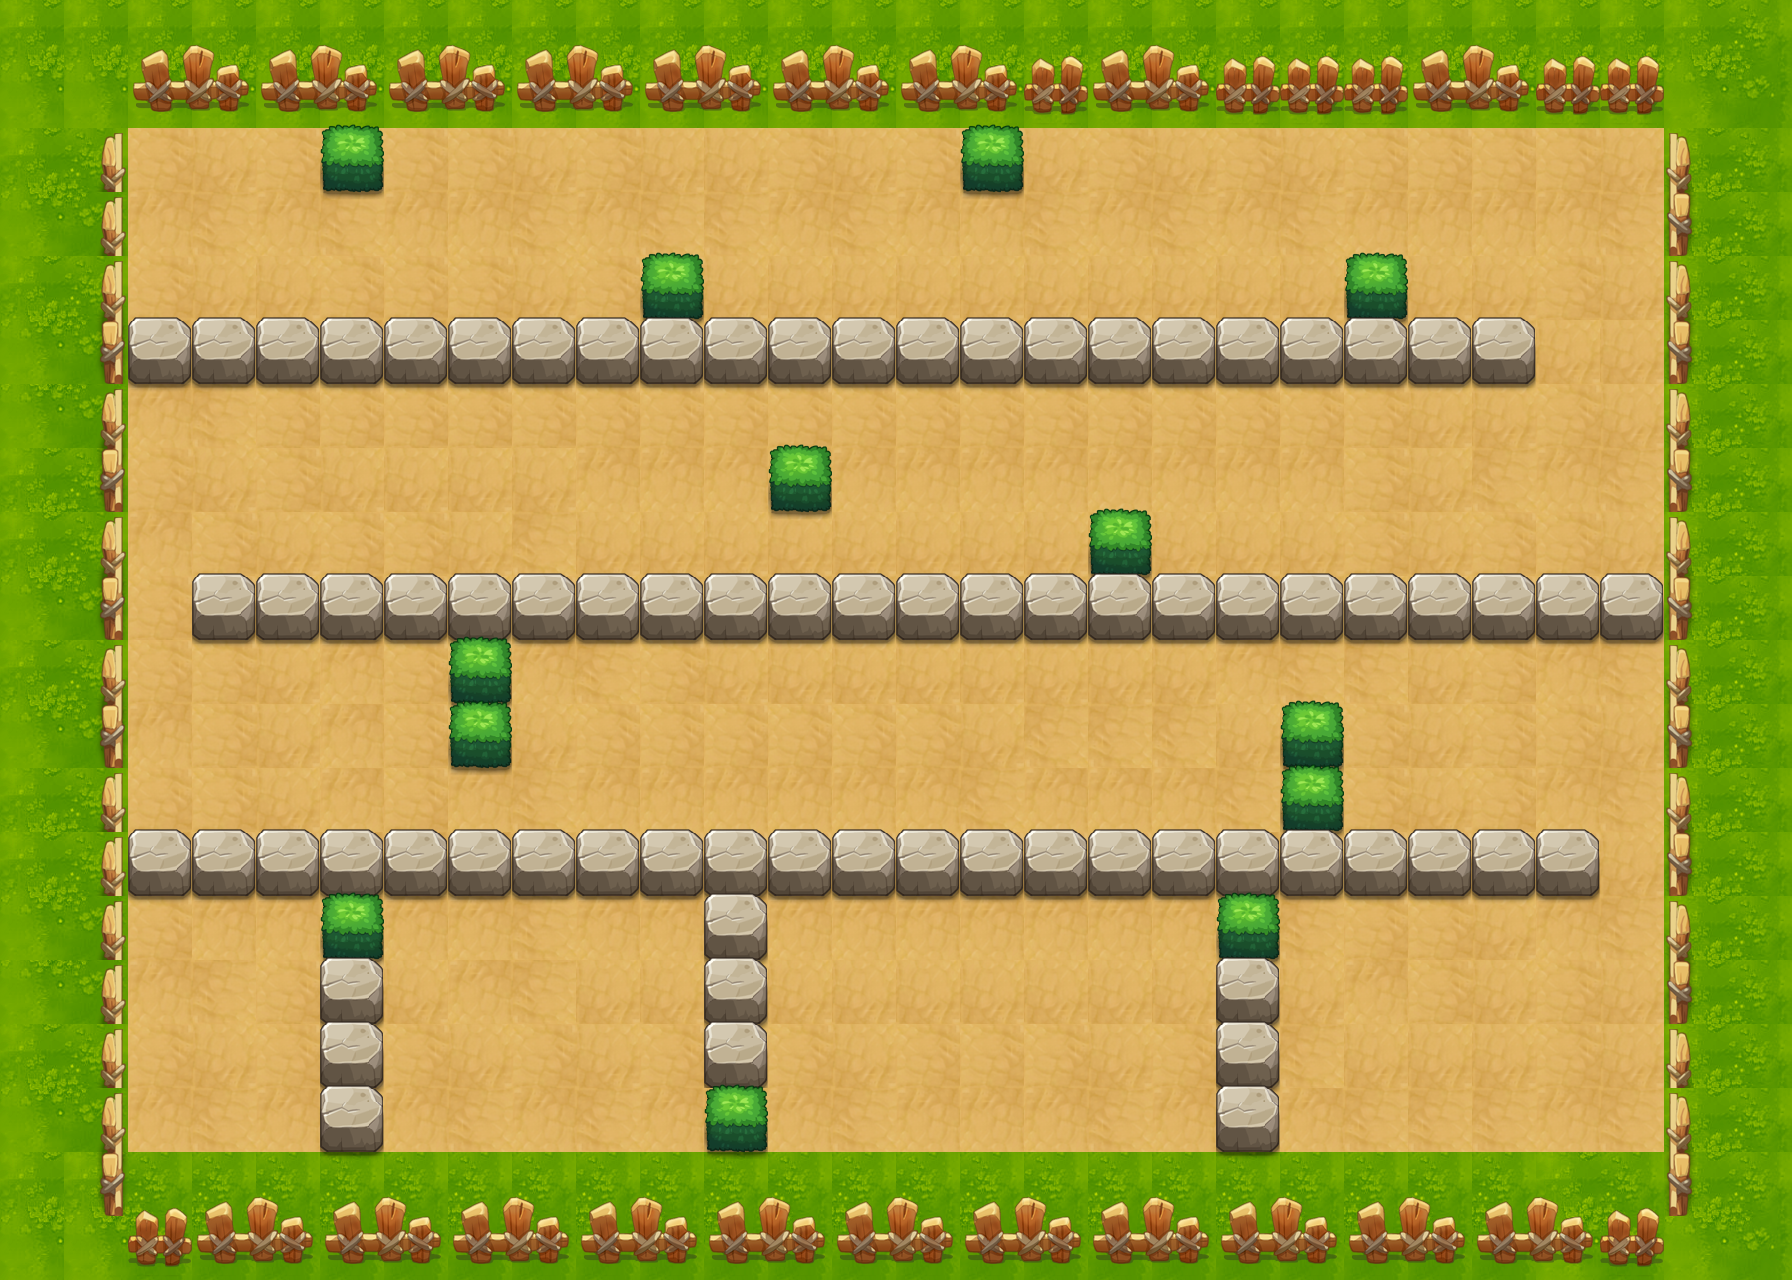

Below is a game level as drawn by its tile map, then a one-line description and the .tmx that defines it (tile-layer data replaced by summaries):
An orthogonal 28x20 tile map with 64x64 px tiles, 19 tile layers (PASS, 块层 1, 块层 2, 块层 3, ...) and 21 objects (16x TRAP, 4x BOSS, PLAYER).

<map version="1.0" orientation="orthogonal" width="28" height="20" tilewidth="64" tileheight="64">
 <properties>
  <property name="DESTRY1" value="149" />
  <property name="DESTRY2" value="224" />
  <property name="DESTRY3" value="144" />
  <property name="DESTRY4" value="177" />
  <property name="DESTRY5" value="141" />
  <property name="DESTRY6" value="170" />
  <property name="DESTRY7" value="173" />
  <property name="DESTRY8" value="150" />
  <property name="DESTRY_COUNT" value="8" />
  <property name="EXP" value="95" />
  <property name="ITEM" value="D001" />
  <property name="MONEY" value="165" />
 </properties>
 <tileset firstgid="1" name="xzdxc" tilewidth="64" tileheight="64">
  <image source="xzdxc-hd.png" width="1000" height="2048" />
 </tileset>
 <layer name="PASS" width="28" height="20">
  <data>[560 cells, 278 non-empty, 5 distinct tile ids]</data>
 </layer>
 <layer name="块层 1" width="28" height="20">
  <data>[560 cells, 560 non-empty, 8 distinct tile ids]</data>
 </layer>
 <layer name="块层 2" width="28" height="20">
  <data>[560 cells, 171 non-empty, 10 distinct tile ids]</data>
 </layer>
 <layer name="块层 3" width="28" height="20">
  <data>[560 cells, 90 non-empty, 2 distinct tile ids]</data>
 </layer>
 <layer name="块层 4" width="28" height="20">
  <data>[560 cells, 48 non-empty, 6 distinct tile ids]</data>
 </layer>
 <layer name="SHELTER 16" width="28" height="20">
  <data>[560 cells, 3 non-empty, 2 distinct tile ids]</data>
 </layer>
 <layer name="SHELTER 15" width="28" height="20">
  <data>[560 cells, 3 non-empty, 1 distinct tile ids]</data>
 </layer>
 <layer name="SHELTER 14" width="28" height="20">
  <data>[560 cells, 3 non-empty, 1 distinct tile ids]</data>
 </layer>
 <layer name="SHELTER 13" width="28" height="20">
  <data>[560 cells, 3 non-empty, 2 distinct tile ids]</data>
 </layer>
 <layer name="SHELTER 12" width="28" height="20">
  <data>[560 cells, 23 non-empty, 1 distinct tile ids]</data>
 </layer>
 <layer name="SHELTER 11" width="28" height="20">
  <data>[560 cells, 1 non-empty, 1 distinct tile ids]</data>
 </layer>
 <layer name="SHELTER 10" width="28" height="20">
  <data>[560 cells, 2 non-empty, 1 distinct tile ids]</data>
 </layer>
 <layer name="SHELTER 9" width="28" height="20">
  <data>[560 cells, 1 non-empty, 1 distinct tile ids]</data>
 </layer>
 <layer name="SHELTER 8" width="28" height="20">
  <data>[560 cells, 23 non-empty, 1 distinct tile ids]</data>
 </layer>
 <layer name="SHELTER 7" width="28" height="20">
  <data>[560 cells, 1 non-empty, 1 distinct tile ids]</data>
 </layer>
 <layer name="SHELTER 6" width="28" height="20">
  <data>[560 cells, 1 non-empty, 1 distinct tile ids]</data>
 </layer>
 <layer name="SHELTER 4" width="28" height="20">
  <data>[560 cells, 22 non-empty, 1 distinct tile ids]</data>
 </layer>
 <layer name="SHELTER 3" width="28" height="20">
  <data>[560 cells, 2 non-empty, 1 distinct tile ids]</data>
 </layer>
 <layer name="SHELTER 0" width="28" height="20">
  <data>[560 cells, 2 non-empty, 1 distinct tile ids]</data>
 </layer>
 <objectgroup name="对象层 1" width="56" height="40">
  <object name="PLAYER" type="PLAYER" x="128" y="128" width="64" height="64" />
  <object name="BOSSjsm" type="BOSS" x="1600" y="1088" width="64" height="64">
   <properties>
    <property name="lua_ai" value="sprint_ai" />
    <property name="quality" value="bossjsm.quality" />
   </properties>
  </object>
  <object name="zi_dan_up2" type="TRAP" x="320" y="256" width="64" height="64">
   <properties>
    <property name="trap_ani" value="fire_cat_up.actor" />
    <property name="trap_delay" value="2" />
    <property name="trap_id" value="0" />
    <property name="trap_script" value="trap(&quot;zi_dan_up2&quot;):setAtkPower(target(&quot;PLAYER&quot;):getHP()*0.1);trap(&quot;zi_dan_up2&quot;):turnUp(); trap(&quot;zi_dan_up2&quot;):getAI():getActions():addObject( AIUseSkill:create(   SkillLua:create(&quot;skill_0001&quot;)  )  );" />
    <property name="trap_start_mode" value="2" />
    <property name="trap_state" value="open" />
   </properties>
  </object>
  <object name="zi_dan_up1" type="TRAP" x="960" y="256" width="64" height="64">
   <properties>
    <property name="trap_ani" value="fire_cat_up.actor" />
    <property name="trap_delay" value="2" />
    <property name="trap_id" value="0" />
    <property name="trap_script" value="trap(&quot;zi_dan_up1&quot;):setAtkPower(target(&quot;PLAYER&quot;):getHP()*0.1);trap(&quot;zi_dan_up1&quot;):turnUp(); trap(&quot;zi_dan_up1&quot;):getAI():getActions():addObject( AIUseSkill:create(   SkillLua:create(&quot;skill_0001&quot;)  )  );" />
    <property name="trap_start_mode" value="2" />
    <property name="trap_state" value="open" />
   </properties>
  </object>
  <object name="zi_dan_left1" type="TRAP" x="1600" y="192" width="64" height="64">
   <properties>
    <property name="trap_ani" value="fire_cat_left.actor" />
    <property name="trap_delay" value="2" />
    <property name="trap_id" value="0" />
    <property name="trap_script" value="trap(&quot;zi_dan_left1&quot;):setAtkPower(target(&quot;PLAYER&quot;):getHP()*0.1);trap(&quot;zi_dan_left1&quot;):turnLeft(); trap(&quot;zi_dan_left1&quot;):getAI():getActions():addObject( AIUseSkill:create(   SkillLua:create(&quot;skill_0001&quot;)  )  );" />
    <property name="trap_start_mode" value="2" />
    <property name="trap_state" value="open" />
   </properties>
  </object>
  <object name="zi_dan_left2" type="TRAP" x="1600" y="448" width="64" height="64">
   <properties>
    <property name="trap_ani" value="fire_cat_left.actor" />
    <property name="trap_delay" value="2" />
    <property name="trap_id" value="0" />
    <property name="trap_script" value="trap(&quot;zi_dan_left2&quot;):setAtkPower(target(&quot;PLAYER&quot;):getHP()*0.1);trap(&quot;zi_dan_left2&quot;):turnLeft(); trap(&quot;zi_dan_left2&quot;):getAI():getActions():addObject( AIUseSkill:create(   SkillLua:create(&quot;skill_0001&quot;)  )  );" />
    <property name="trap_start_mode" value="2" />
    <property name="trap_state" value="open" />
   </properties>
  </object>
  <object name="liusha" type="TRAP" x="1088" y="704" width="64" height="64">
   <properties>
    <property name="lua_ai" value="trap_mire_ai" />
    <property name="trap_ani" value="liusha.actor" />
    <property name="trap_floor" value="true" />
    <property name="trap_sh" value="1" />
    <property name="trap_sw" value="1" />
   </properties>
  </object>
  <object name="zi_dan_left3" type="TRAP" x="1600" y="704" width="64" height="64">
   <properties>
    <property name="trap_ani" value="fire_cat_left.actor" />
    <property name="trap_delay" value="2" />
    <property name="trap_id" value="0" />
    <property name="trap_script" value="trap(&quot;zi_dan_left3&quot;):setAtkPower(target(&quot;PLAYER&quot;):getHP()*0.1);trap(&quot;zi_dan_left3&quot;):turnLeft(); trap(&quot;zi_dan_left3&quot;):getAI():getActions():addObject( AIUseSkill:create(   SkillLua:create(&quot;skill_0001&quot;)  )  );" />
    <property name="trap_start_mode" value="2" />
    <property name="trap_state" value="open" />
   </properties>
  </object>
  <object name="BOSSjsm" type="BOSS" x="960" y="1088" width="64" height="64">
   <properties>
    <property name="lua_ai" value="sprint_ai" />
    <property name="quality" value="bossjsm.quality" />
   </properties>
  </object>
  <object name="BOSSjsm" type="BOSS" x="512" y="896" width="64" height="64">
   <properties>
    <property name="lua_ai" value="sprint_ai" />
    <property name="quality" value="bossjsm.quality" />
   </properties>
  </object>
  </objectgroup>
</map>
<!-- 11 of 21 objects omitted -->
